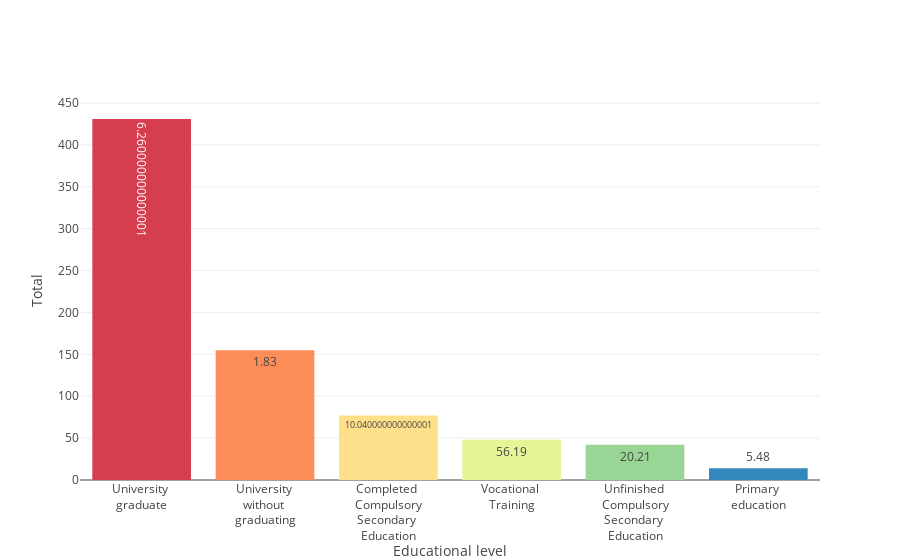

The notebook cell saved with this chart:
### Markdown cell above
## Distribution of educational level in the population

### Code cell
labels_edulevel = ['Primary <br>education', 'Unfinished <br>Compulsory<br>Secondary <br>Education', 'Completed <br>Compulsory<br>Secondary <br>Education',
                   'Vocational <br>Training', 'University <br>without <br>graduating', 'University <br>graduate']
tickvals_edulevel = [0, 1, 2, 3, 4, 5]

data_complete_en['Educational level'].replace(
    tickvals_edulevel, labels_edulevel, inplace=True)

print('Describing the variable Educational level')
display(data_complete_en['Educational level'].describe())
print('Count of each value in Age expresed as educational level / amount')
display(data_complete_en['Educational level'].value_counts())
print('Percentage of each value in Age expresed as educational level / percentage')
display(data_complete_en['Educational level'].value_counts(
    normalize=True).round(4) * 100)


data4 = [go.Bar(x=data_complete_en['Educational level'].unique(),
                y=data_complete_en['Educational level'].value_counts(),
                text=(data_complete_en['Educational level'].value_counts(
                    normalize=True).sort_index().round(4) * 100),
                marker=dict(color=cl.scales['6']['div']['Spectral']),
                name='Educational level')]
layout4 = go.Layout(
    xaxis=go.layout.XAxis(
        title='Educational level',
    ),
    yaxis=go.layout.YAxis(
        title="Total"),
    bargap=0.2,
)
fig4 = go.Figure(data=data4, layout=layout4)
iplot(fig4)
plt.show()

### Figure 1 — Plotly figure (JSON) as saved in the notebook; plotly's stock layout.template omitted (floating-point values rounded to 4 significant figures)
{"data": [{"marker": {"color": ["rgb(213,62,79)", "rgb(252,141,89)", "rgb(254,224,139)", "rgb(230,245,152)", "rgb(153,213,148)", "rgb(50,136,189)"]}, "name": "Educational level", "text": [6.26, 1.83, 10.04, 56.19, 20.21, 5.48], "type": "bar", "uid": "c7e4e218-5c24-423f-a634-0d23b328928e", "x": ["University <br>graduate", "University <br>without <br>graduating", "Completed <br>Compulsory<br>Secondary <br>Education", "Vocational <br>Training", "Unfinished <br>Compulsory<br>Secondary <br>Education", "Primary <br>education"], "y": [431, 155, 77, 48, 42, 14]}], "layout": {"bargap": 0.2, "xaxis": {"title": {"text": "Educational level"}}, "yaxis": {"title": {"text": "Total"}}}}
